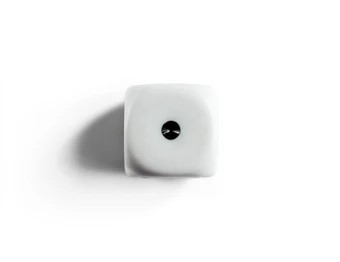
#> input picture Visao/Assignment1/Part1/Dice/1.jpg, 340 x 262 px; its folder holds 4 pictures in this run
$ python Part1_6.py
#> lines starting #> are read from the running program, lines starting #| are printed output that depends on the picture
import cv2 as cv
import numpy as np
import matplotlib.pyplot as plt

images = [cv.imread(f'Dice/{i}.jpg') for i in range(1, 7)]
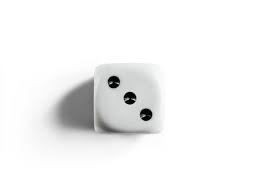
#> input picture Visao/Assignment1/Part1/Dice/3.jpg, 257 x 196 px
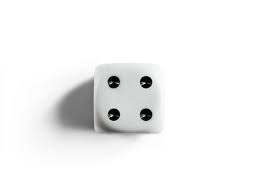
#> input picture Visao/Assignment1/Part1/Dice/4.jpg, 257 x 196 px
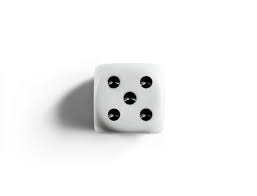
#> input picture Visao/Assignment1/Part1/Dice/5.jpg, 257 x 196 px
#> images = 6 items

threshold_value = 70
binary_images = []

for img in images:
#> (the run stopped early here; a loop or call above may not have finished)
